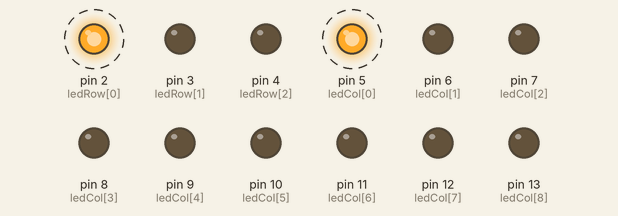
Bench run of a sketch on a simulated Arduino Uno, built with avr-gcc and run on an emulated ATmega328P. Shown: output pins drawn as LEDs (lit = HIGH). Dashed ring = blinking.

Above: at 0.2 s.
Timing chart, 0 to 3.0 s (numbered marks = the images above):
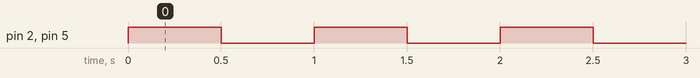

Measured:
- by itself, pin 2 (ledRow[0]), pin 5 (ledCol[0]): alternates HIGH for 0.50 s and LOW for 0.50 s

The sketch:

ledcubedebug.ino
```cpp
//Array for three LED levels
int ledRow[] ={ 2,3,4 };
// Array for nine LED's in each level
int ledCol[]= { 5, 6, 7, 8, 9, 10, 11, 12, 13 };
//random col and row
int col0 = 2;
int row0 = 5;
int col1 = 2;
int row1 = 5;
int sped = 350;
int brig = 1023;

void setup()
{
  //set all PinModes and make all LEDs low
  for(int i =  0; i < 3; i++) { pinMode( ledRow[i],OUTPUT); digitalWrite(i, LOW); }
  for(int j =  0; j < 9; j++) { pinMode( ledCol[j],OUTPUT); digitalWrite(j, LOW); }
  //seed random functions
}

void loop() {
  digitalWrite(2, HIGH);
  digitalWrite(5, HIGH);

  delay(500);
  digitalWrite(2, LOW);
  digitalWrite(5, LOW);
 delay(500);
}
```
